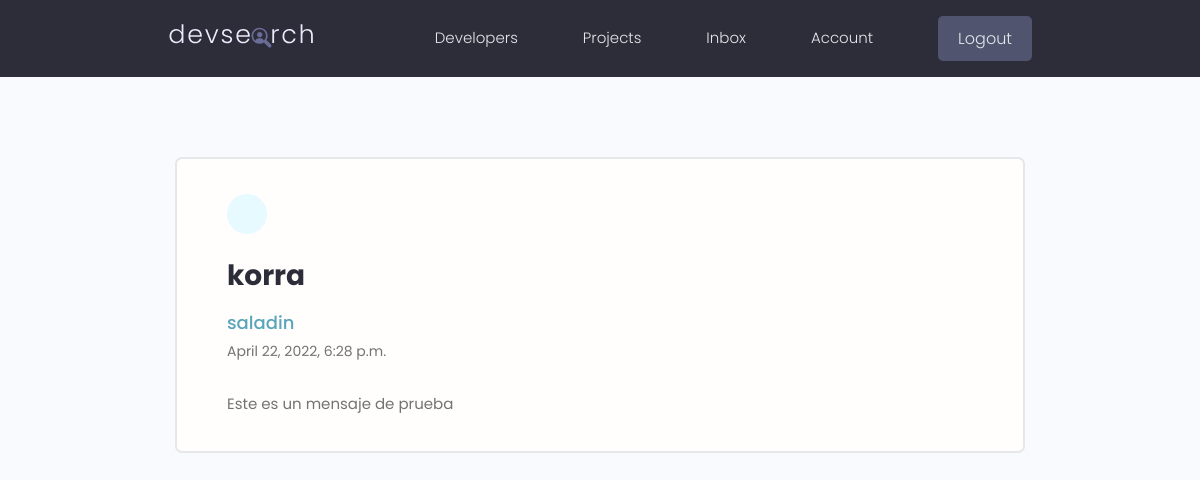
The app's page /read-message/158f2efd4d6e4139918634d73f94e091 (signed in) with its own data.
### users/models.py (models this page shows, shortened)
class Message(models.Model):
    sender = models.ForeignKey(Profile, on_delete=models.SET_NULL, null=True, blank=True)
    recipient = models.ForeignKey(Profile, on_delete=models.SET_NULL, null=True, blank=True, related_name="recipient_messages")
    sender_name = models.CharField(max_length=200, null=True, blank=True)
    sender_email = models.EmailField(max_length=200, null=True, blank=True)
    subject = models.CharField(max_length=200)
    body = models.TextField()
    is_read = models.BooleanField(default=False, null=True)
    created = models.DateTimeField(auto_now_add=True)
    id = models.UUIDField(default=uuid.uuid4, unique=True, primary_key=True, editable=False)
    class Meta:
        ordering = ['is_read', 'created']

class Profile(models.Model):
    user = models.OneToOneField(User, on_delete=models.CASCADE, null=True, blank=True)
    name = models.CharField(max_length=200, blank=True, null=True)
    email = models.EmailField(max_length=500, blank=True, null=True)
    username = models.CharField(max_length=200, blank=True, null=True)
    location = models.CharField(max_length=200, blank=True, null=True)
    short_intro = models.CharField(max_length=200, blank=True, null=True)
    bio = models.TextField(blank=True, null=True)
    profile_image = models.ImageField(null=True, blank=True, upload_to='images/profiles/', default="images/user-default_ljqjr5.png")
    social_github = models.CharField(max_length=200, blank=True, null=True)
    social_twitter = models.CharField(max_length=200, blank=True, null=True)
    social_linkedin = models.CharField(max_length=200, blank=True, null=True)
    social_youtube = models.CharField(max_length=200, blank=True, null=True)
    personal_website = models.CharField(max_length=200, blank=True, null=True)
    created = models.DateTimeField(auto_now_add=True)
    id = models.UUIDField(default=uuid.uuid4, unique=True, primary_key=True, editable=False)
    objects = ProfileQuerySet.as_manager()

### users/views.py (the view)
# urls.py: path('read-message/<str:pk>', views.read_message, name='read_message'),
@login_required(login_url='login_page')
def read_message(request, pk):
    profile = request.user.profile
    try:
        message = profile.recipient_messages.get(id=pk)
        if not message.is_read:
            message.is_read = True
            message.save()
        context = {
        'message': message
    }
    except:
        return redirect('inbox')
    return render(request, 'users/message.html', context)

### users/templates/users/message.html (shortened to what this page needs)
{% extends "main.html" %}
{% block content %}
<main class="messagePage my-xl">
  <div class="content-box">
    <div class="message">
      <a class="backButton" href="{% url 'inbox' %}"></a>
      <h2 class="message__subject">{{ message.subject }}</h4>
        <a href="{% url 'user_profile' message.sender.id %}" class="message__author">{{ message.sender.name }}</a>
        <p class="message__date">{{ message.created }}</p>
        <div class="message__body">
          {{ message.body }}
        </div>
    </div>
  </div>
</main>
{% endblock content %}

### static/styles/app.css (style rules this page uses)
:root { --color-sub: #2d2d39; }
.content-box { width: 95%; max-width: 85rem; margin: 0 auto; }
.message { padding: 2.5rem 0; }
.message > a { display: flex; gap: 1rem; }
.message__author, .message__date { flex-basis: 25%; }
.message__subject { flex-basis: 50%; }
.message__date { text-align: right; }
.messagePage .message { list-style: none; background: var(--color-white); padding: 3.5rem 5rem; border: 2px solid var(--color-light); border-radius: 0.7rem; }
.messagePage .message__subject { font-size: 2.8rem; color: var(--color-sub); margin-bottom: 1rem; margin-top: 2rem; }
.messagePage .message__author { font-size: 1.8rem; font-weight: 500; }
.messagePage .message__date { font-size: 1.4rem; font-weight: 400; text-align: left; margin-bottom: 3rem; }
.backButton { background: var(--color-main-light); color: var(--color-main); width: 4rem; height: 4rem; display: flex; align-items: center; justify-content: center; border-radius: 50%; }

### static/uikit/styles/modules/_variables.css (style rules this page uses)
:root { --color-main: #5aa5b9; --color-main-light: #e6faff; --color-sub: #3f4156; --color-sub-light: #51546e; --color-sub-lighter: #ededfd; --color-text: #737373; --color-gray: #8b8b8b; --color-light: #e5e7eb; --color-light-gray: #767676; --color-bg: #f8fafd; --color-white: #fffefd; --color-white-light: #f3f3f3; --color-success: #359e64; --color-success-bg: #def8e8; --color-error: #fc4b0b; --color-error-bg: #fff2ee; --font-base: 'Poppins', arial, helvetica, 'Segoe UI', roboto, ubuntu, sans-serif; --font-monospace: 'Fira Code', 'Courier New', courier, monospace; --font-regular: 300; --font-medium: 500; --font-bold: 700; --generic-shadow: 1px 1px 5px #00000010; --generic-transition: all 0.3s ease-in-out; }

### static/uikit/styles/modules/_base.css (style rules this page uses)
* { margin: 0; padding: 0; box-sizing: border-box; text-rendering: optimizeLegibility; color: inherit; font-size: inherit; }
html { font-size: 50%; }
@media only screen and (min-width: 480px) { html { font-size: 56.25%; } }
@media only screen and (min-width: 1200px) { html { font-size: 62.5%; } }
body { line-height: 1.6; font-weight: 400; font-size: 1.5rem; color: var(--color-text); background-color: var(--color-bg); min-height: 100vh; }

### static/uikit/styles/modules/_typography.css (style rules this page uses)
* { font-family: var(--font-base); }
h2 { font-size: 3.6rem; font-weight: var(--font-bold); }
p, span, strong { font-size: 1.6rem; color: var(--color-text); font-weight: var(--font-regular); }
a { padding-bottom: 2px; text-decoration: none; display: inline-block; color: var(--color-main); font-weight: var(--font-medium); }

### static/uikit/styles/modules/_utilities.css (style rules this page uses)
.my-xl { margin: 8rem auto; }

### records on screen
Message: subject "korra", sender.name "saladin", created "April 22, 2022, 6:28 p.m.", body "Este es un mensaje de prueba"
